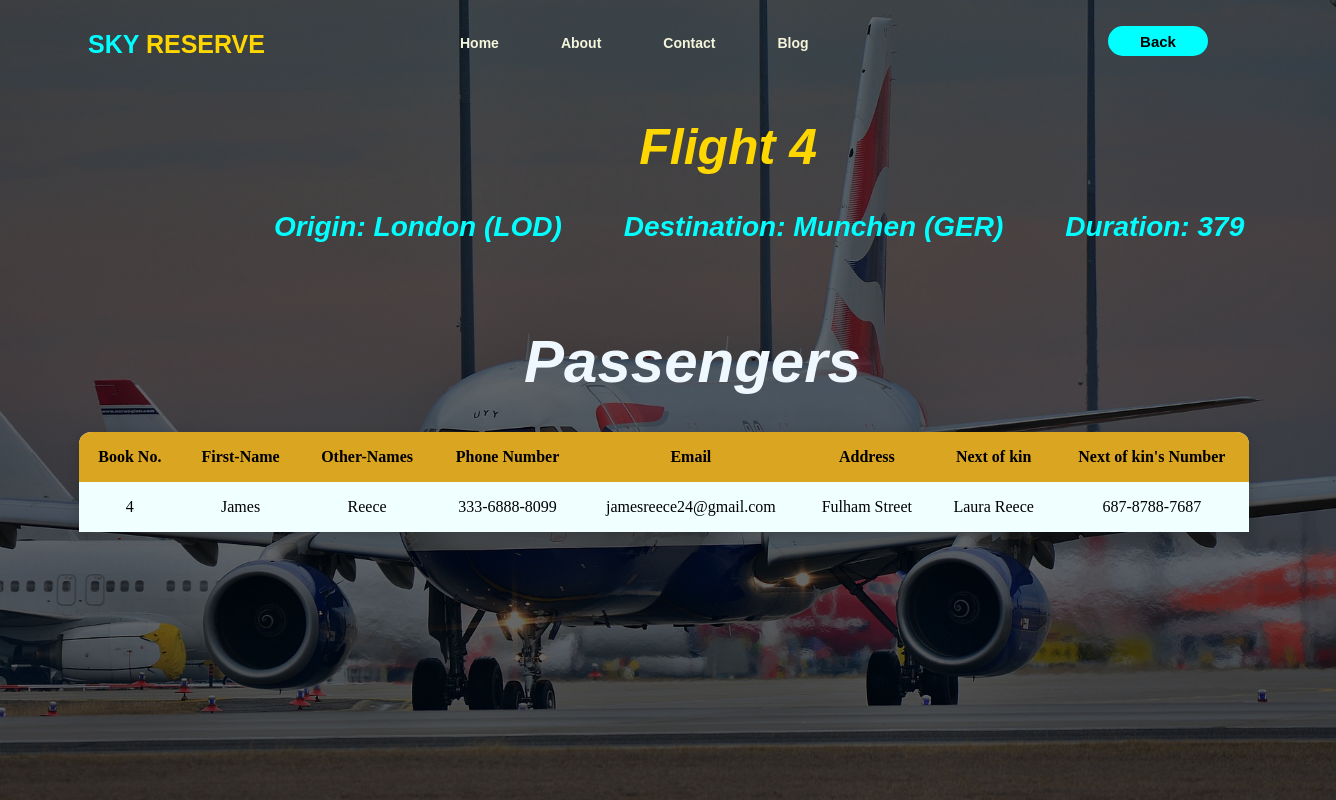
/flight/4/, run on the app's committed database.
### flight/models.py (models this page shows, shortened)
class Flight(models.Model):
    origin = models.ForeignKey(Airport, on_delete=models.CASCADE, related_name="departures")
    destination = models.ForeignKey(Airport, on_delete=models.CASCADE, related_name="arrivals")
    duration = models.IntegerField()

class Airport(models.Model):
    code = models.CharField(max_length=3, null=True)
    city = models.CharField(max_length=64, null=True)
    def __str__(self):
        return f"{self.city} ({self.code})"

class Passenger(models.Model):
    first_name = models.CharField(max_length=64, null=True)
    last_name = models.CharField(max_length=64, null=True)
    phone = models.CharField(max_length=60, null=True)
    email = models.CharField(max_length=60, null=True)
    address = models.CharField(max_length=300, null=True)
    next_of_kin = models.CharField(max_length=60, null=True)
    kin_phone = models.CharField(max_length=60, null=True)
    flights = models.ManyToManyField(Flight, blank=True, related_name="passengers")
    def __str__(self) -> str:
        return f"{self.last_name} {self.first_name}"

### flight/views.py (the view)
# urls.py: path('<int:flight_id>/', views.control, name='control'),
def control(request, flight_id):
    flight = Flight.objects.get(pk=flight_id)
    return render(request, "control.html", {
        "flight": flight,
        "passengers": flight.passengers.all(),
        "non_passengers": Passenger.objects.exclude(flights= flight).all()
    })

### templates/control.html (shortened to what this page needs)
{% extends 'blog.html' %}
{% block body2 %}
    <div class="wrapp">
        <div class="navbar">
            <div class="icon">
                <h2 class="logo"><a href="{% url 'base'%}">SKY <span style="color: gold;">RESERVE</a></span></h2>
            </div>
            <div class="menu">
                <ul>
                    <li><a href="{% url 'index'%}">Home</a></li>
                    <li><a href="{% url 'about'%}">About</a></li>
                    <li><a href="{% url 'contact'%}">Contact</a></li>
                    <li><a href="{% url 'blog'%}">Blog</a></li>
                </ul>
            </div>
            <button class="btn" style="margin-left: 210px;"><a href="{% url 'flight'%}">Back</a></button>
            {% block body %}
<div class="gre">
    <h1>Flight {{ flight.id }}</h1>
    <ul>
        <li>Origin: {{ flight.origin }}</li>
        <li>Destination: {{ flight.destination }}</li>
        <li>Duration: {{ flight.duration }}</li>
    </ul>
</div>
<div class="pass">
    <h2>Passengers</h2>
</div>
<div class="tab">
    <table>
        <thead>
            <tr>
                <th>Book No.</th>
                <th>First-Name</th>
                <th>Other-Names</th>
                <th>Phone Number</th>
                <th>Email</th>
                <th>Address</th>
                <th>Next of kin</th>
                <th>Next of kin's Number</th>
            </tr>
            {% for passenger in passengers %}
            <tr>
                <td>{{ passenger.id }}</td>
                <td>{{ passenger.first_name }}</td>
                <td>{{ passenger.last_name }}</td>
                <td>{{ passenger.phone }}</td>
                <td>{{ passenger.email }}</td>
                <td>{{ passenger.address }}</td>
                <td>{{ passenger.next_of_kin }}</td>
                <td>{{ passenger.kin_phone }}</td>
            </tr>
            {% endfor %}
        </thead>
    </table>
{% endblock body %}
        </div>
    </div>
{% endblock body2 %}

### static/CSS/style.css (style rules this page uses)
* { margin: 0; padding: 0; }
.navbar { width: 1200px; height: 85px; margin: auto; }
.icon { width: 300px; float: left; height: 70px; }
.logo { color: aqua; font-size: 25px; font-family: sans-serif; float: left; padding-left: 20px; padding-right: 25px; padding-top: 30px; }
.logo a { text-decoration: none; color: aqua; }
.menu { width: 500px; height: 70px; float: left; padding-left: 30px; }
ul { float: left; display: flex; justify-content: center; align-items: center; }
ul li { list-style-type: none; margin-left: 62px; margin-top: 35px; font-size: 14px; }
ul li a { text-decoration: none; color: beige; font-family: Verdana, Geneva, Tahoma, sans-serif; font-weight: bold; transition: 0.4s ease-in-out; }
.btn { width: 100px; height: 30px; float: left; background: aqua; border: 2px solid aqua; margin-top: 10px; color: black; font-size: 15px; border-radius: 30px; text-align: center; margin-top: 26px; }
.btn a { text-decoration: none; color: black; font-family: Verdana, Geneva, Tahoma, sans-serif; font-weight: bold; }
::placeholder { color: burlywood; font-family: Impact, Haettenschweiler, 'Arial Narrow Bold', sans-serif; }

### static/CSS/style2.css (style rules this page uses)
::placeholder { color: burlywood; font-family: Impact, Haettenschweiler, 'Arial Narrow Bold', sans-serif; }
.wrapp { width: 100%; background: linear-gradient(to top, rgba(0,0,0,0.6)50%, rgba(0,0,0,0.6)50%), url('../images/flight4.jpg'); background-position: center; background-size: cover; height: 100vh; overflow: hidden; overflow-y: auto; }
.gre { float: left; margin-left: 12%; margin-top: 4%; color: gold; text-align: center; font-size: 25px; font-family: 'Franklin Gothic Medium', 'Arial Narrow', Arial, sans-serif; font-weight: bold; font-style: oblique; }
.gre ul { color: aqua; }
.gre ul li { font-size: 20px; text-align: center; font-size: 28px; }
.pass { float: left; margin-left: 38%; width: 100%; margin-top: 7%; color: aliceblue; font-size: 40px; font-family: 'Franklin Gothic Medium', 'Arial Narrow', Arial, sans-serif; font-weight: bold; font-style: oblique; }
.tab { float: left; margin-top: 3%; color: black; }
.tab table { float: left; margin-left: 1%; width: 110%; height: 100px; background: azure; text-align: center; border-spacing: 0; border-collapse: collapse; border-radius: 12px 12px 0 0; overflow: hidden; box-shadow: 0 5px 12px rgba(32,32,32,.3); }
.tab table th { background: goldenrod; }
.tab table th, td { padding: 12px 15px; }

### data on the page
Flight: id "4", origin "London (LOD)", destination "Munchen (GER)", duration "379"
Passenger: id "4", first_name "James", last_name "Reece", phone "333-6888-8099", email "jamesreece24@gmail.com", address "Fulham Street", next_of_kin "Laura Reece", kin_phone "687-8788-7687"
